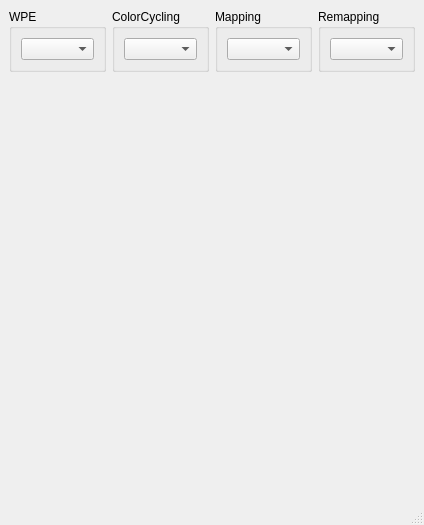
<?xml version="1.0" encoding="UTF-8"?>
<ui version="4.0">
 <class>PalleteWindow</class>
 <widget class="QMainWindow" name="PalleteWindow">
  <property name="geometry">
   <rect>
    <x>0</x>
    <y>0</y>
    <width>424</width>
    <height>525</height>
   </rect>
  </property>
  <property name="sizePolicy">
   <sizepolicy hsizetype="Preferred" vsizetype="Preferred">
    <horstretch>0</horstretch>
    <verstretch>0</verstretch>
   </sizepolicy>
  </property>
  <property name="minimumSize">
   <size>
    <width>0</width>
    <height>525</height>
   </size>
  </property>
  <property name="maximumSize">
   <size>
    <width>16777215</width>
    <height>16777215</height>
   </size>
  </property>
  <property name="windowTitle">
   <string>MainWindow</string>
  </property>
  <widget class="QWidget" name="centralwidget">
   <property name="minimumSize">
    <size>
     <width>0</width>
     <height>0</height>
    </size>
   </property>
   <layout class="QVBoxLayout" name="verticalLayout_3">
    <item>
     <layout class="QVBoxLayout" name="verticalLayout_2" stretch="0,0">
      <item>
       <layout class="QHBoxLayout" name="horizontalLayout_2">
        <item>
         <widget class="QGroupBox" name="groupBox">
          <property name="title">
           <string>WPE</string>
          </property>
          <layout class="QGridLayout" name="gridLayout">
           <item row="0" column="0">
            <widget class="QComboBox" name="comboBox">
             <property name="sizePolicy">
              <sizepolicy hsizetype="Preferred" vsizetype="Preferred">
               <horstretch>0</horstretch>
               <verstretch>0</verstretch>
              </sizepolicy>
             </property>
            </widget>
           </item>
          </layout>
         </widget>
        </item>
        <item>
         <widget class="QGroupBox" name="groupBox_2">
          <property name="title">
           <string>ColorCycling</string>
          </property>
          <layout class="QGridLayout" name="gridLayout_2">
           <item row="0" column="0">
            <widget class="QComboBox" name="comboBox_2">
             <property name="sizePolicy">
              <sizepolicy hsizetype="Preferred" vsizetype="Preferred">
               <horstretch>0</horstretch>
               <verstretch>0</verstretch>
              </sizepolicy>
             </property>
            </widget>
           </item>
          </layout>
         </widget>
        </item>
        <item>
         <widget class="QGroupBox" name="groupBox_3">
          <property name="title">
           <string>Mapping</string>
          </property>
          <layout class="QGridLayout" name="gridLayout_3">
           <item row="0" column="0">
            <widget class="QComboBox" name="comboBox_3">
             <property name="sizePolicy">
              <sizepolicy hsizetype="Preferred" vsizetype="Preferred">
               <horstretch>0</horstretch>
               <verstretch>0</verstretch>
              </sizepolicy>
             </property>
            </widget>
           </item>
          </layout>
         </widget>
        </item>
        <item>
         <widget class="QGroupBox" name="groupBox_4">
          <property name="title">
           <string>Remapping</string>
          </property>
          <layout class="QGridLayout" name="gridLayout_4">
           <item row="0" column="0">
            <widget class="QComboBox" name="comboBox_4">
             <property name="sizePolicy">
              <sizepolicy hsizetype="Preferred" vsizetype="Preferred">
               <horstretch>0</horstretch>
               <verstretch>0</verstretch>
              </sizepolicy>
             </property>
            </widget>
           </item>
          </layout>
         </widget>
        </item>
       </layout>
      </item>
      <item>
       <widget class="QLabel" name="label">
        <property name="sizePolicy">
         <sizepolicy hsizetype="Preferred" vsizetype="Preferred">
          <horstretch>0</horstretch>
          <verstretch>1</verstretch>
         </sizepolicy>
        </property>
        <property name="minimumSize">
         <size>
          <width>404</width>
          <height>404</height>
         </size>
        </property>
        <property name="text">
         <string/>
        </property>
        <property name="alignment">
         <set>Qt::AlignCenter</set>
        </property>
       </widget>
      </item>
     </layout>
    </item>
   </layout>
  </widget>
  <widget class="QStatusBar" name="statusbar"/>
 </widget>
 <resources/>
 <connections/>
</ui>
